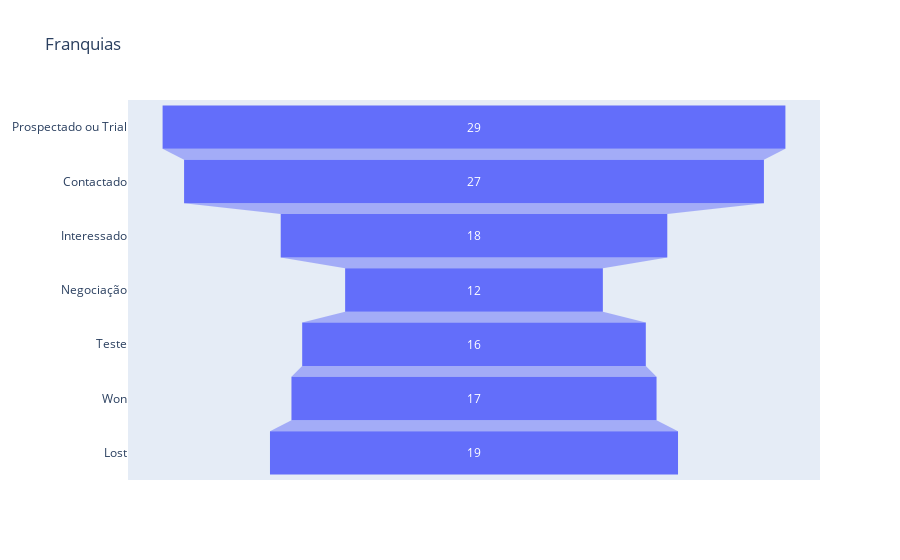
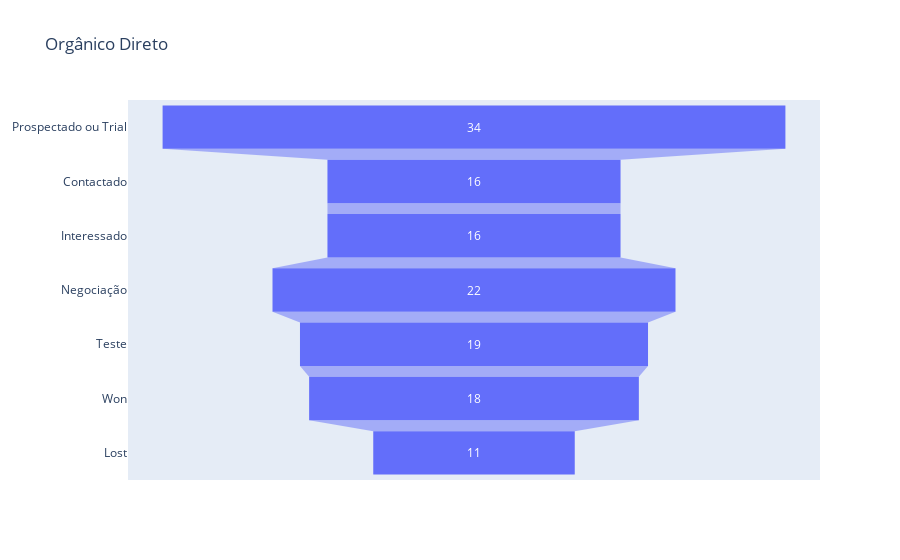
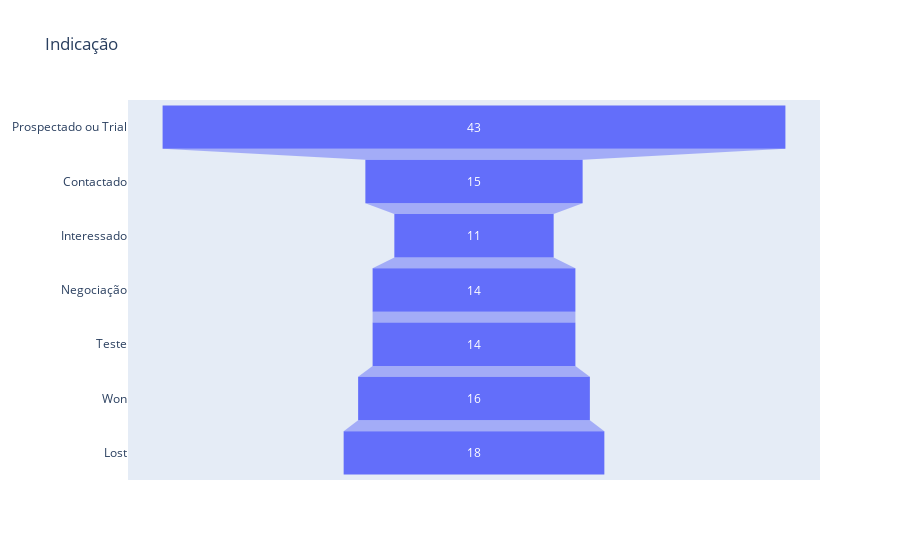
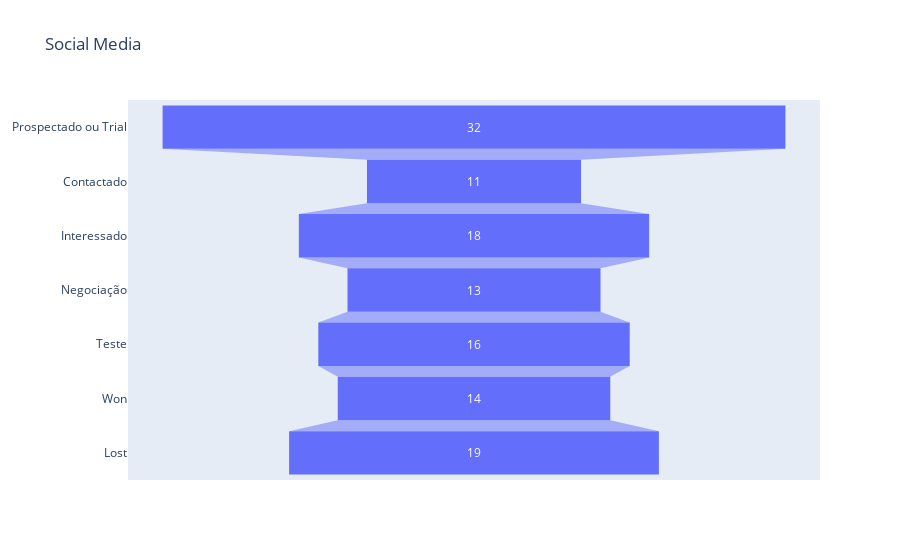

These figures' notebook cell, in order:
### Markdown cell above
Importante salientar que a ferramenta abaixo, além de fornecer o gráfico funil também gera as taxas de conversão
para cada processo. Comparando os valores os valore de cada estado com o processo anterior, posterior e 
com o valor total em porcentagem. Para observá-lo, basta passar o mouse em cima.

### Code cell
list = ['Franquias', 'Orgânico Direto', 'Indicação', 'Social Media', 'Facebook CPC', 'Google CPC']

for i in list:
    funnel_join(i)

### Figure 1 — Plotly figure (JSON) as saved in the notebook; plotly's stock layout.template omitted (floating-point values rounded to 4 significant figures)
{"data": [{"type": "funnel", "x": [29, 27, 18, 12, 16, 17, 19], "y": ["Prospectado ou Trial", "Contactado", "Interessado", "Negociação", "Teste", "Won", "Lost"]}], "layout": {"title": {"text": "Franquias"}}}

### Figure 2 — Plotly figure (JSON) as saved in the notebook; plotly's stock layout.template omitted (floating-point values rounded to 4 significant figures)
{"data": [{"type": "funnel", "x": [34, 16, 16, 22, 19, 18, 11], "y": ["Prospectado ou Trial", "Contactado", "Interessado", "Negociação", "Teste", "Won", "Lost"]}], "layout": {"title": {"text": "Orgânico Direto"}}}

### Figure 3 — Plotly figure (JSON) as saved in the notebook; plotly's stock layout.template omitted (floating-point values rounded to 4 significant figures)
{"data": [{"type": "funnel", "x": [43, 15, 11, 14, 14, 16, 18], "y": ["Prospectado ou Trial", "Contactado", "Interessado", "Negociação", "Teste", "Won", "Lost"]}], "layout": {"title": {"text": "Indicação"}}}

### Figure 4 — Plotly figure (JSON) as saved in the notebook; plotly's stock layout.template omitted (floating-point values rounded to 4 significant figures)
{"data": [{"type": "funnel", "x": [32, 11, 18, 13, 16, 14, 19], "y": ["Prospectado ou Trial", "Contactado", "Interessado", "Negociação", "Teste", "Won", "Lost"]}], "layout": {"title": {"text": "Social Media"}}}
